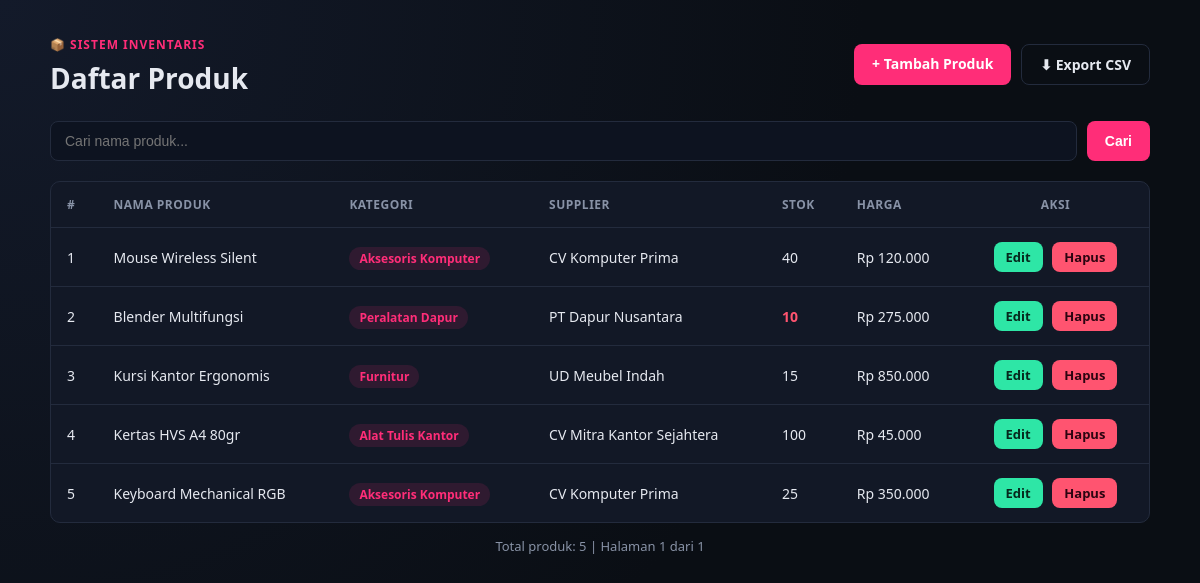
The page / on the database its author committed.
### tables this page shows
CREATE TABLE IF NOT EXISTS produk (
    id_produk INT AUTO_INCREMENT PRIMARY KEY,
    nama_produk VARCHAR(150) NOT NULL,
    id_kategori INT NOT NULL,
    id_supplier INT NOT NULL,
    stok INT NOT NULL DEFAULT 0,
    harga DECIMAL(12,2) NOT NULL DEFAULT 0,
    created_at TIMESTAMP DEFAULT CURRENT_TIMESTAMP,
    updated_at TIMESTAMP DEFAULT CURRENT_TIMESTAMP ON UPDATE CURRENT_TIMESTAMP,
    CONSTRAINT fk_produk_kategori FOREIGN KEY (id_kategori)
        REFERENCES kategori(id_kategori) ON DELETE RESTRICT ON UPDATE CASCADE,
    CONSTRAINT fk_produk_supplier FOREIGN KEY (id_supplier)
        REFERENCES supplier(id_supplier) ON DELETE RESTRICT ON UPDATE CASCADE
);

CREATE TABLE IF NOT EXISTS kategori (
    id_kategori INT AUTO_INCREMENT PRIMARY KEY,
    nama_kategori VARCHAR(100) NOT NULL,
    created_at TIMESTAMP DEFAULT CURRENT_TIMESTAMP
);

CREATE TABLE IF NOT EXISTS supplier (
    id_supplier INT AUTO_INCREMENT PRIMARY KEY,
    nama_supplier VARCHAR(150) NOT NULL,
    kontak VARCHAR(50) NOT NULL,
    alamat VARCHAR(255) DEFAULT NULL,
    created_at TIMESTAMP DEFAULT CURRENT_TIMESTAMP
);

### includes/functions.php (called while the page is built, shortened)
<?php
function h(?string $string): string
{
    return htmlspecialchars($string ?? '', ENT_QUOTES, 'UTF-8');
}
function rupiah($angka): string
{
    return 'Rp ' . number_format((float) $angka, 0, ',', '.');
}

### index.php (the view, shortened to what this page needs)
<?php
require_once __DIR__ . '/includes/functions.php';
$pdo = Database::getInstance()->getConnection();
$keyword = trim($_GET['cari'] ?? '');
$perPage    = 5;
$page       = max(1, (int) ($_GET['page'] ?? 1));
$offset     = ($page - 1) * $perPage;
if ($keyword !== '') {
    $countStmt = $pdo->prepare("SELECT COUNT(*) FROM produk WHERE nama_produk LIKE :kw");
    $countStmt->execute([':kw' => "%$keyword%"]);
} else {
    $countStmt = $pdo->query("SELECT COUNT(*) FROM produk");
}
$totalData  = (int) $countStmt->fetchColumn();
$totalPages = (int) ceil($totalData / $perPage);
$sql = "SELECT p.id_produk, p.nama_produk, p.stok, p.harga,
               k.nama_kategori, s.nama_supplier
        FROM produk p
        JOIN kategori k ON p.id_kategori = k.id_kategori
        JOIN supplier s ON p.id_supplier = s.id_supplier";
$sql .= " ORDER BY p.id_produk DESC LIMIT :limit OFFSET :offset";
$stmt = $pdo->prepare($sql);
$stmt->bindValue(':limit', $perPage, PDO::PARAM_INT);
$stmt->bindValue(':offset', $offset, PDO::PARAM_INT);
$stmt->execute();
$produkList = $stmt->fetchAll();
?>
<!DOCTYPE html>
<html lang="id">
<head>
<link rel="stylesheet" href="assets/style.css">
</head>
<body>
<div class="container">
    <header class="page-header">
        <div>
            <span class="badge">📦 Sistem Inventaris</span>
            <h1>Daftar Produk</h1>
        </div>
        <div class="header-actions">
            <a href="create.php" class="btn btn-primary">+ Tambah Produk</a>
            <a href="process/export.php<?= $keyword !== '' ? '?cari=' . urlencode($keyword) : '' ?>" class="btn btn-outline">⬇ Export CSV</a>
        </div>
    </header>
    <form action="index.php" method="GET" class="search-bar">
        <input type="text" name="cari" placeholder="Cari nama produk..." value="<?= h($keyword) ?>">
        <button type="submit" class="btn btn-primary">Cari</button>
    </form>
    <div class="table-wrapper">
        <table>
            <thead>
                <tr>
                    <th>#</th>
                    <th>Nama Produk</th>
                    <th>Kategori</th>
                    <th>Supplier</th>
                    <th>Stok</th>
                    <th>Harga</th>
                    <th class="text-center">Aksi</th>
                </tr>
            </thead>
            <tbody>
                <?php if (empty($produkList)): ?>
                    <tr>
                        <td colspan="7" class="text-center empty-state">Tidak ada data produk ditemukan.</td>
                    </tr>
                <?php else: ?>
                    <?php $no = $offset + 1; ?>
                    <?php foreach ($produkList as $row): ?>
                        <tr>
                            <td><?= $no++ ?></td>
                            <td><?= h($row['nama_produk']) ?></td>
                            <td><span class="pill"><?= h($row['nama_kategori']) ?></span></td>
                            <td><?= h($row['nama_supplier']) ?></td>
                            <td class="<?= (int)$row['stok'] <= 10 ? 'stok-rendah' : '' ?>"><?= (int) $row['stok'] ?></td>
                            <td><?= rupiah($row['harga']) ?></td>
                            <td class="text-center action-cell">
                                <a href="update.php?id=<?= (int) $row['id_produk'] ?>" class="btn btn-small btn-edit">Edit</a>
                                <a href="delete.php?id=<?= (int) $row['id_produk'] ?>"
                                   class="btn btn-small btn-delete"
                                   onclick="return confirm('Yakin ingin menghapus produk &quot;<?= h(addslashes($row['nama_produk'])) ?>&quot;? Tindakan ini tidak bisa dibatalkan.');">
                                   Hapus
                                </a>
                            </td>
                        </tr>
                    <?php endforeach; ?>
                <?php endif; ?>
            </tbody>
        </table>
    </div>
    <p class="footnote">Total produk: <?= $totalData ?> | Halaman <?= $page ?> dari <?= max(1, $totalPages) ?></p>
</div>
</body>
</html>

### assets/style.css (style rules this page uses)
:root { --bg: #0a0e14; --bg-card: #121826; --border: #232b3d; --pink: #ff2d78; --green: #2ee6a6; --text: #e6e9f0; --text-muted: #8892a6; --danger: #ff5470; --radius: 10px; }
* { box-sizing: border-box; }
body { margin: 0; font-family: 'Segoe UI', Roboto, Arial, sans-serif; background: radial-gradient(circle at top left, #131a2a, var(--bg) 60%); color: var(--text); min-height: 100vh; padding: 32px 16px; }
.container { max-width: 1100px; margin: 0 auto; }
.page-header { display: flex; justify-content: space-between; align-items: center; flex-wrap: wrap; gap: 12px; margin-bottom: 24px; }
.badge { display: inline-block; color: var(--pink); font-weight: 700; letter-spacing: 1px; font-size: 12px; text-transform: uppercase; margin-bottom: 6px; }
.page-header h1 { margin: 0; font-size: 28px; }
.header-actions { display: flex; gap: 10px; }
.btn { display: inline-block; padding: 10px 18px; border-radius: 8px; text-decoration: none; font-weight: 600; font-size: 14px; cursor: pointer; border: none; transition: transform .12s ease, opacity .12s ease; }
.btn-primary { background: var(--pink); color: #fff; }
.btn-outline { background: transparent; color: var(--text); border: 1px solid var(--border); }
.btn-small { padding: 6px 12px; font-size: 13px; margin: 0 3px; }
.btn-edit { background: var(--green); color: #06281d; }
.btn-delete { background: var(--danger); color: #2b0410; }
.search-bar { display: flex; gap: 10px; margin-bottom: 20px; }
.search-bar input { flex: 1; padding: 10px 14px; border-radius: 8px; border: 1px solid var(--border); background: var(--bg-card); color: var(--text); font-size: 14px; }
.table-wrapper { background: var(--bg-card); border: 1px solid var(--border); border-radius: var(--radius); overflow-x: auto; }
table { width: 100%; border-collapse: collapse; min-width: 700px; }
thead th { text-align: left; padding: 14px 16px; font-size: 12px; text-transform: uppercase; letter-spacing: .5px; color: var(--text-muted); border-bottom: 1px solid var(--border); }
tbody td { padding: 14px 16px; border-bottom: 1px solid var(--border); font-size: 14px; }
tbody tr:last-child td { border-bottom: none; }
.pill { background: rgba(255,45,120,.12); color: var(--pink); padding: 3px 10px; border-radius: 20px; font-size: 12px; font-weight: 600; }
.stok-rendah { color: var(--danger); font-weight: 700; }
.text-center { text-align: center; }
.action-cell { white-space: nowrap; }
.footnote { text-align: center; color: var(--text-muted); font-size: 13px; margin-top: 14px; }
input[type="text"], input[type="number"], select { width: 100%; padding: 11px 14px; border-radius: 8px; border: 1px solid var(--border); background: #0d1320; color: var(--text); font-size: 14px; }

### rows shown on the page
produk: nama_produk "Mouse Wireless Silent", id_kategori.nama_kategori "Aksesoris Komputer", id_supplier.nama_supplier "CV Komputer Prima", stok "40", harga "Rp 120.000"
produk: nama_produk "Blender Multifungsi", id_kategori.nama_kategori "Peralatan Dapur", id_supplier.nama_supplier "PT Dapur Nusantara", stok "10", harga "Rp 275.000"
produk: nama_produk "Kursi Kantor Ergonomis", id_kategori.nama_kategori "Furnitur", id_supplier.nama_supplier "UD Meubel Indah", stok "15", harga "Rp 850.000"
produk: nama_produk "Kertas HVS A4 80gr", id_kategori.nama_kategori "Alat Tulis Kantor", id_supplier.nama_supplier "CV Mitra Kantor Sejahtera", stok "100", harga "Rp 45.000"
produk: nama_produk "Keyboard Mechanical RGB", id_kategori.nama_kategori "Aksesoris Komputer", id_supplier.nama_supplier "CV Komputer Prima", stok "25", harga "Rp 350.000"

### other values the page prints
$totalData "5"
$page "1"
max(1, $totalPages) "1"
